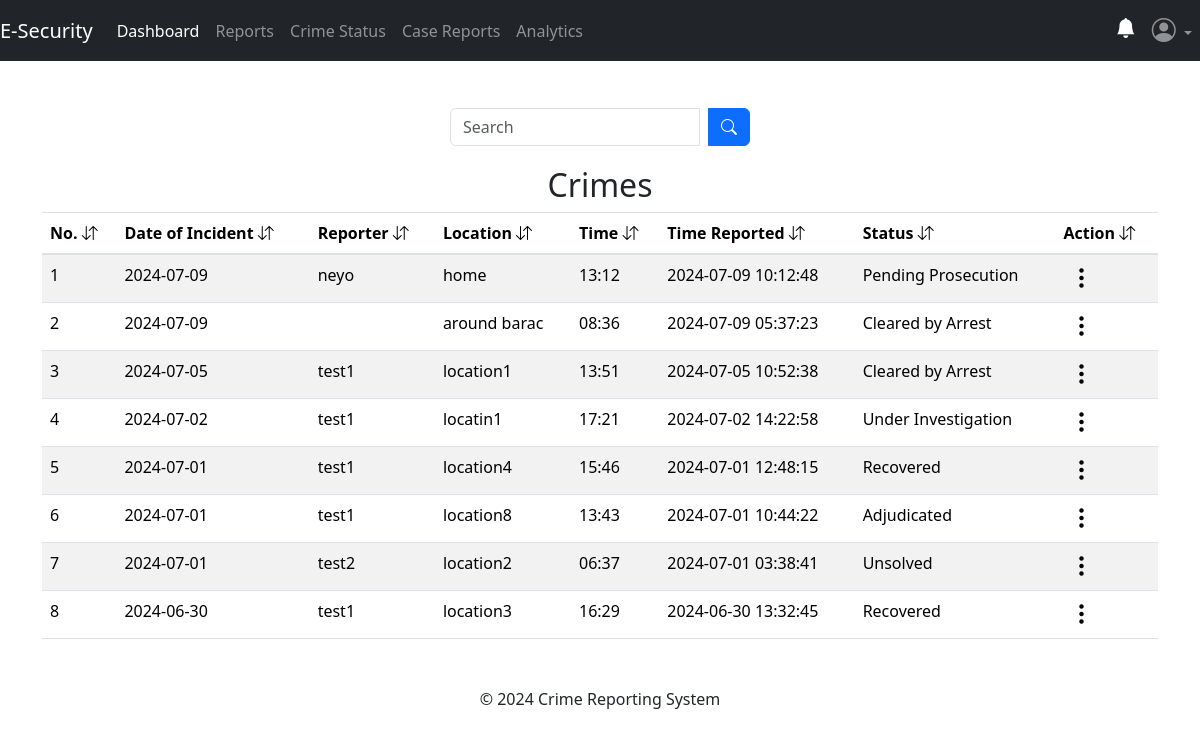
Before: /admin/crime_status (signed in) with the older database file.
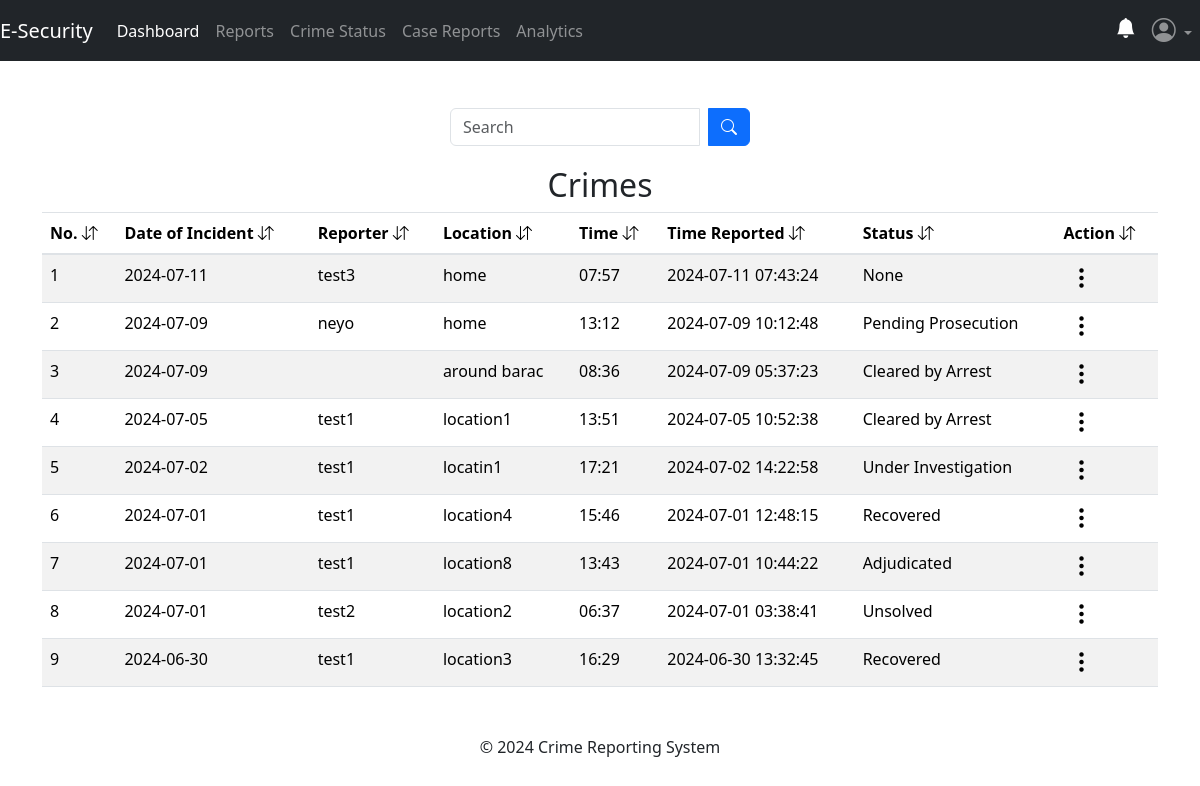
After: the same page with the newer database file.
### app/posts/models.py (models this page shows, shortened)
class Crime(db.Model, UserMixin):
    crime_id = db.Column(db.Integer, primary_key=True)
    date_of_incident = db.Column(db.String(10), nullable=False)
    issued_by = db.Column(db.String(20), nullable=True)
    time_of_incident = db.Column(db.String(10), nullable=False)
    phonenumber = db.Column(db.String(10), nullable=True)
    incident_location = db.Column(db.Text, nullable=False)
    incident_nature = db.Column(db.Text, nullable=False)
    incident_details = db.Column(db.Text, nullable=False)
    suspect_details = db.Column(db.Text, nullable=True)
    arrest_history = db.Column(db.Text, nullable=False)
    suspect_name = db.Column(db.String(10), nullable=True)
    comments = db.Column(db.Text, nullable=True)
    crime_status = db.Column(db.String(10), nullable=True)
    latitude = db.Column(db.Float)
    longitude = db.Column(db.Float)
    crime_file_upload = db.Column(db.Text, nullable=True)
    crime_file_name = db.Column(db.Text, nullable=True)
    crime_mimetype = db.Column(db.Text, nullable=True)
    date_crime_received = db.Column(db.DateTime(timezone=True), nullable=False, default=current_time())
    reporter_id = db.Column(db.Integer, db.ForeignKey('user.id'))

### app/admins/routes.py (the view)
@admins.route('/admin/crime_status')
@admin_required
def crimeStatus():
    search_crime = request.args.get('search_crime', '')
    try:
        if search_crime:
            crimes_status = Crime.query.filter(
                Crime.incident_location.ilike(f'%{search_crime}%') |
                Crime.issued_by.ilike(f'%{search_crime}%') |
                Crime.date_of_incident.ilike(f'%{search_crime}%') |
                Crime.time_of_incident.ilike(f'%{search_crime}%') |
                Crime.date_crime_received.ilike(f'%{search_crime}%') |
                Crime.crime_status.ilike(f'%{search_crime}%')
            ).order_by(desc(Crime.date_crime_received)).all()
        else:
            crimes_status = Crime.query.order_by(desc(Crime.date_crime_received)).all()
    except Exception as e:
        current_app.logger.error(f"Database error: {str(e)}")
        flash("An error occurred while fetching crime status reports.", "danger")
        return redirect(url_for('admins.crimeStatus'))
    if not crimes_status:
        flash("No crime status reports found.", "info")
    return render_template('admin/crime_status.html', title='Crime Status', crimes_status=crimes_status)

### app/__init__.py (called while the page is built)
@login_manager.user_loader
def load_user(user_id):
    return models.User.query.get(user_id)

### app/admins/routes.py (called while the page is built)
def admin_required(f):
    @wraps(f)
    def decorated_function(*args, **kwargs):
        if not session.get('admin_id'):
            flash('You need to be logged in as an admin to access the page.', 'danger')
            return redirect(url_for('admins.adminIndex'))
        return f(*args, **kwargs)
    return decorated_function

### app/templates/admin/crime_status.html (shortened to what this page needs)
{% extends 'admin/layout.html' %}
{% block content %}
<div class="container">
    <br>
    <form method="GET" action="{{ url_for('admins.crimeStatus') }}" class="search-form">
        <div class="input-group search-input">
            <input type="text" name="search_crime" class="form-control" placeholder="Search">
            <div class="input-group-append ms-2">
                <button type="submit" class="btn btn-primary">
                    <i class="bi bi-search"></i>
                </button>
            </div>
        </div>
    </form>
{% if crimes_status %}
<table class="table table-striped table-hover">
    <h2 style="text-align: center;">Crimes</h2>
    <thead>
        <tr>
            <th scope="col">No. <i class="bi bi-arrow-down-up"></i></th>
            <th scope="col">Date of Incident <i class="bi bi-arrow-down-up"></i></th>
            <th scope="col">Reporter <i class="bi bi-arrow-down-up"></i></th>
            <th scope="col">Location <i class="bi bi-arrow-down-up"></i></th>
            <th scope="col">Time <i class="bi bi-arrow-down-up"></i></th>
            <th scope="col">Time Reported <i class="bi bi-arrow-down-up"></i></th>
            <th scope="col">Status <i class="bi bi-arrow-down-up"></i></th>
            <th scope="col">Action <i class="bi bi-arrow-down-up"></i></th>
        </tr>
    </thead>
    <tbody>
        {% for crime in crimes_status %}
            <tr>
                <td>{{ loop.index }}</td>
                <td>{{ crime.date_of_incident }}</td>
                <td>{{ crime.issued_by }}</td>
                <td>{{ crime.incident_location }}</td>
                <td>{{ crime.time_of_incident }}</td>
                <td>{{ crime.date_crime_received.strftime('%Y-%m-%d %H:%M:%S') }}</td>
                <td>{{ crime.crime_status }}</td>
                <td>
                    <div class="dropdown">
                        <button class="three-dots-btn" type="button" id="dropdownMenuButton{{ crime.crime_id }}" data-bs-toggle="dropdown" aria-expanded="false">
                            <i class="bi bi-three-dots-vertical h4"></i>
                        </button>
                    </div>
                  </td>
            </tr>
        {% endfor %}
    </tbody>
  </table>
{% endif %}
{% endblock content %}

### app/templates/admin/layout.html (shortened to what this page needs)
<!DOCTYPE html>
<html lang="en">
<head>
  <link rel="stylesheet" href="https://cdn.jsdelivr.net/npm/bootstrap-icons@1.11.3/font/bootstrap-icons.min.css" />
  <link href="https://stackpath.bootstrapcdn.com/bootstrap/4.5.2/css/bootstrap.min.css" rel="stylesheet">
  <link href="https://cdn.jsdelivr.net/npm/bootstrap@5.3.3/dist/css/bootstrap.min.css" rel="stylesheet"
 />
</head>
<body>
  <nav class="navbar navbar-expand-md navbar-dark bg-dark fixed-top">
    <a class="navbar-brand nav-link active" href="{{ url_for('main.home_page') }}">E-Security </a>
    <div class="collapse navbar-collapse" id="navbarSupportedContent">
      {% if session.get('admin_name') %}
      <ul class="navbar-nav">
        <li class="new-item active">
          <a class="nav-link" href="{{ url_for('admins.adminDashboard') }}">Dashboard</a>
        </li>
        <li class="new-item">
          <a class="nav-link" href="{{ url_for('admins.reports') }}">Reports</a>
        </li>
        <li>
          <li><a class="nav-link" href="{{ url_for('admins.crimeStatus') }}">Crime Status</a></li>
        </li>
        <li>
          <li><a class="nav-link" href="{{ url_for('admins.case_reports') }}">Case Reports</a></li>
        </li>
        <li>
          <a class="nav-link" href="{{ url_for('admins.analytics') }}">Analytics</a>
        </li>
      </ul>
      <ul class="navbar-nav ms-auto">
        <li class="nav-item">
          <a class="nav-link" href="{{ url_for('admins.notifications') }}"><i class="bi bi-bell-fill h5"
              style="color: white;"></i></a>
        </li>
        <li class="nav-item dropdown">
          <a class="nav-link dropdown-toggle" href="#" role="button" data-bs-toggle="dropdown" aria-expanded="false">
            <i class="bi bi-person-circle h4"></i>
          </a>
        </li>
      </ul>
      {% endif %}
    </div>
  </nav>
  <br>
  {% block content %} {% endblock content %}
  <footer class="text-center mt-5">
    <p>&copy; 2024 Crime Reporting System</p>
  </footer>
</body>
</html>

### app/templates/admin/layout.html (style rules this page uses)
html, body { height: 100%; width: 100%; padding-top: 30px; background-color: #ffffff; }

### app/templates/admin/crime_status.html (style rules this page uses)
.three-dots-btn { background: none; border: none; cursor: pointer; }
.search-form { display: flex; justify-content: center; margin-bottom: 20px; }
.search-input { width: 300px; }

Changed rows visible on the page:
added Crime: date_of_incident "2024-07-11", issued_by "test3", incident_location "home", time_of_incident "07:57", date_crime_received "2024-07-11 07:43:24", crime_status "None"
